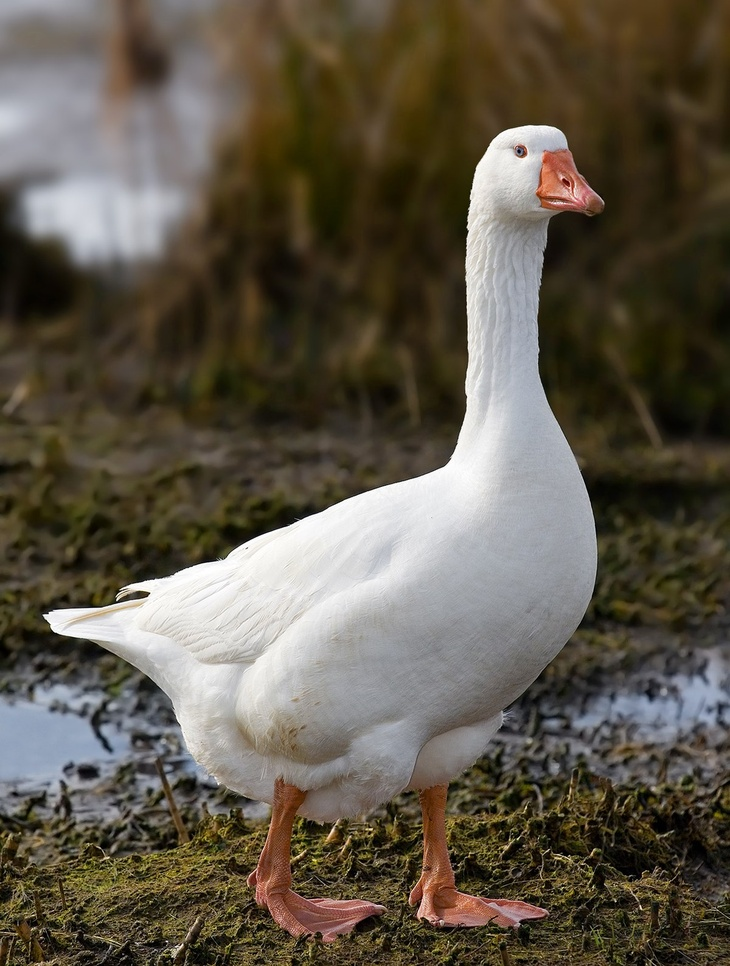
#> input picture Domestic_Goose.jpeg, 730 x 966 px, shrunk from 1200 x 1587 before the run
$ python Gray2.py
#> lines starting #> are read from the running program, lines starting #| are printed output that depends on the picture
#!/usr/bin/env python
# coding: utf-8

# In[38]:


from matplotlib.image import imread
import matplotlib.pyplot as plt
import matplotlib.cm as cm
import numpy as np

file_path = input("Enter Filepath: ")
#> the answer given: Domestic_Goose.jpeg
input_image = imread(file_path)
#> input_image is the input picture: shape (966, 730, 3); mean R, G, B 94.9, 87.5, 73.8
print(input_image.dtype)
#| uint8
#separate into RGB channels
r,g,b = input_image[:,:,0], input_image[:,:,1], input_image[:,:,2]
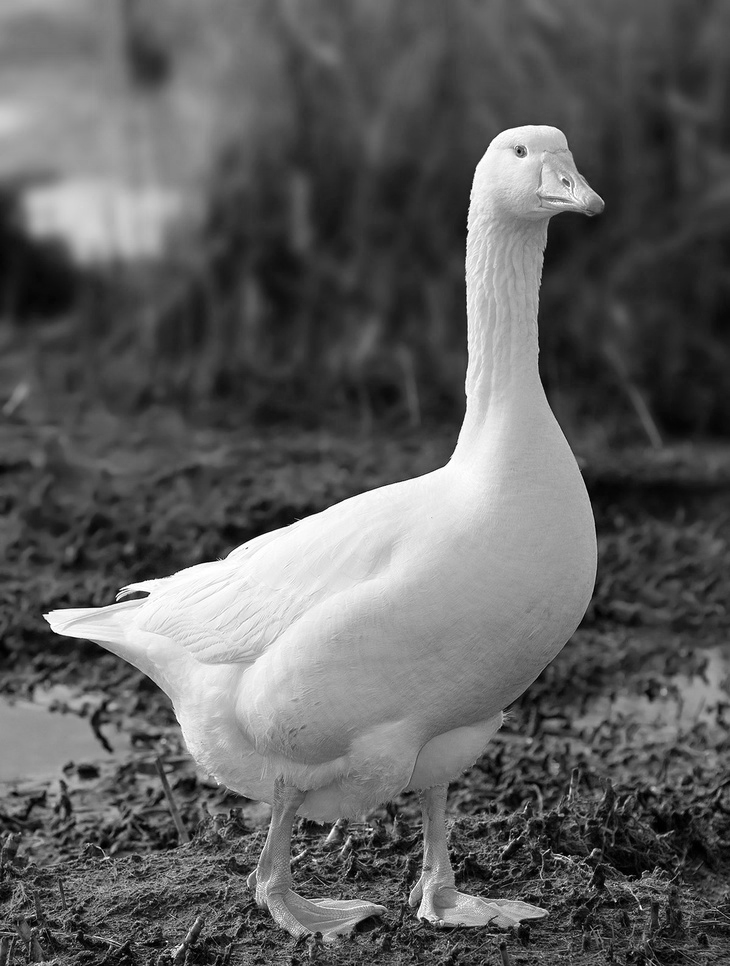
#> r: shape (966, 730); min 0, max 255, mean 94.9
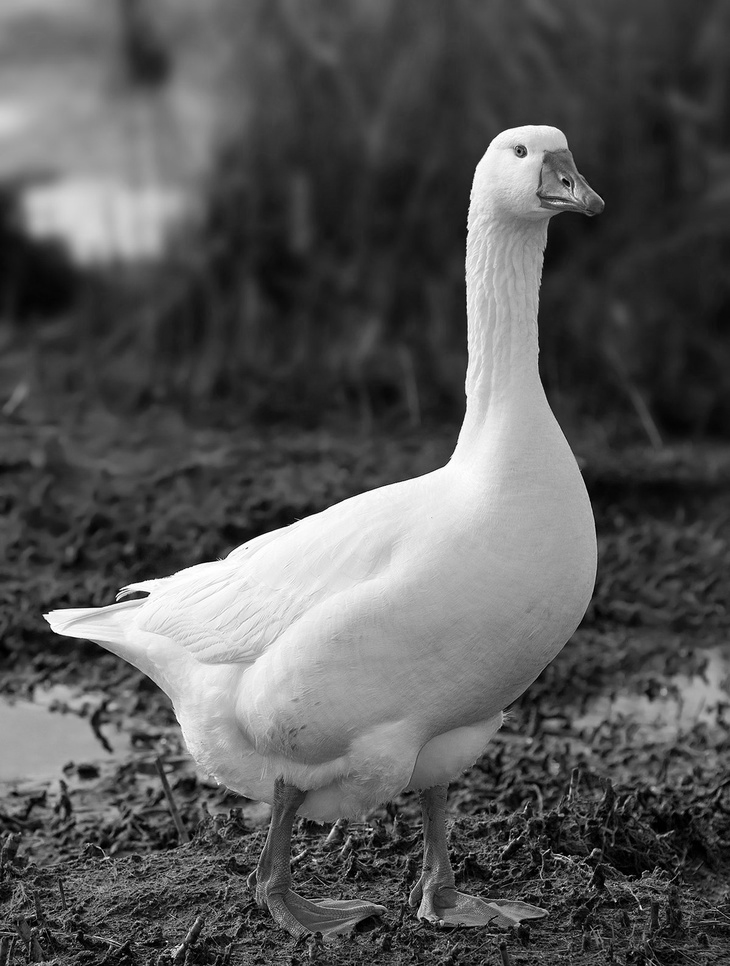
#> g: shape (966, 730); min 0, max 255, mean 87.5
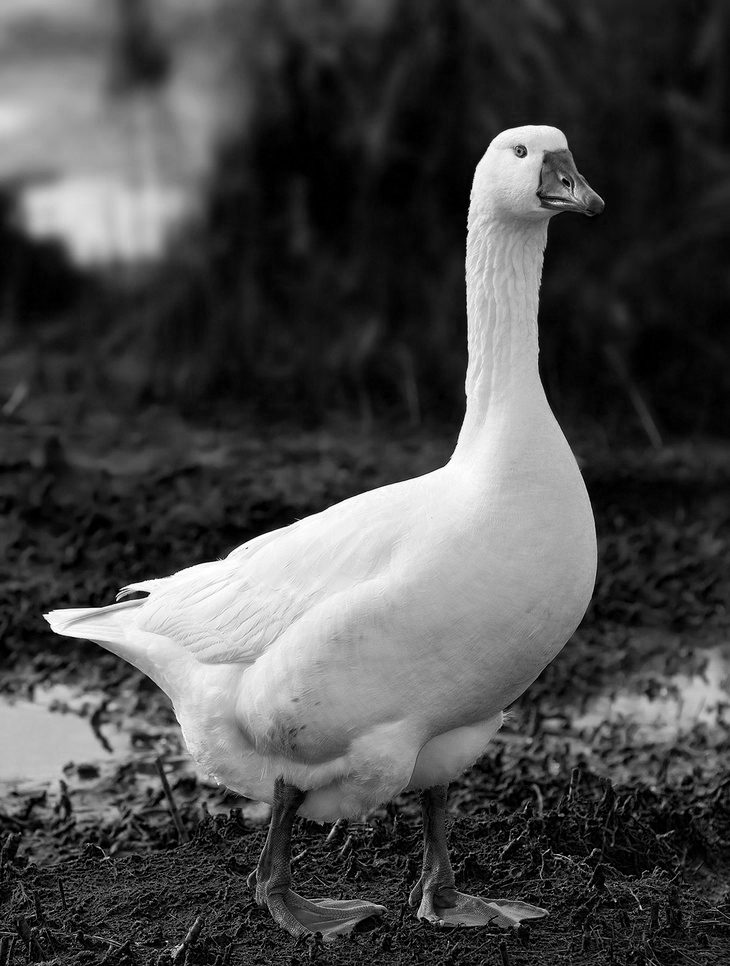
#> b: shape (966, 730); min 0, max 255, mean 73.8
gamma = 1.04
r_const, g_const, b_const = 0.2126, 0.7152, 0.0722
grayscale_image = r_const * r ** gamma + g_const * g ** gamma + b_const * b ** gamma
fig = plt.figure(1)
img1, img2 = fig.add_subplot(121), fig.add_subplot(122)
img1.imshow(input_image)
img2.imshow(grayscale_image, cmap=plt.get_cmap('gray'))
fig.show()
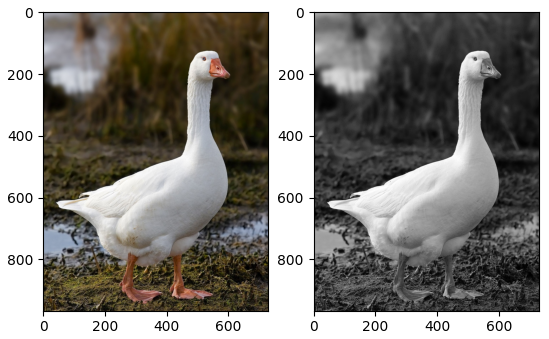
#> figure drawn by matplotlib, 2 panels
plt.show()
print("done")


# In[31]:


# In[32]:


# In[33]:


# In[ ]:

$ run again, on Goldfish.png
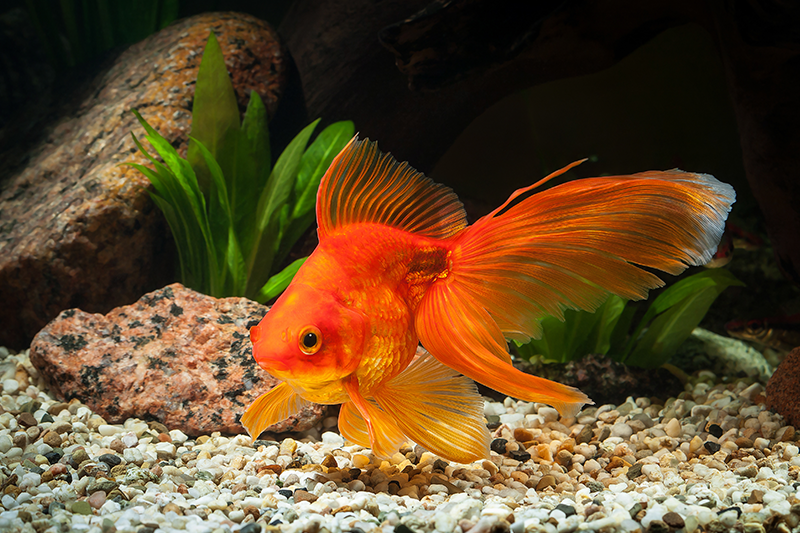
#> input picture Goldfish.png, 800 x 533 px
#> input_image is the input picture: shape (533, 800, 3) float32; mean R, G, B 0.393, 0.294, 0.17
#| float32
#> `r,g,b = input_image[:,:,0], input_image[:,:,1], input_image[:,:,2]`:
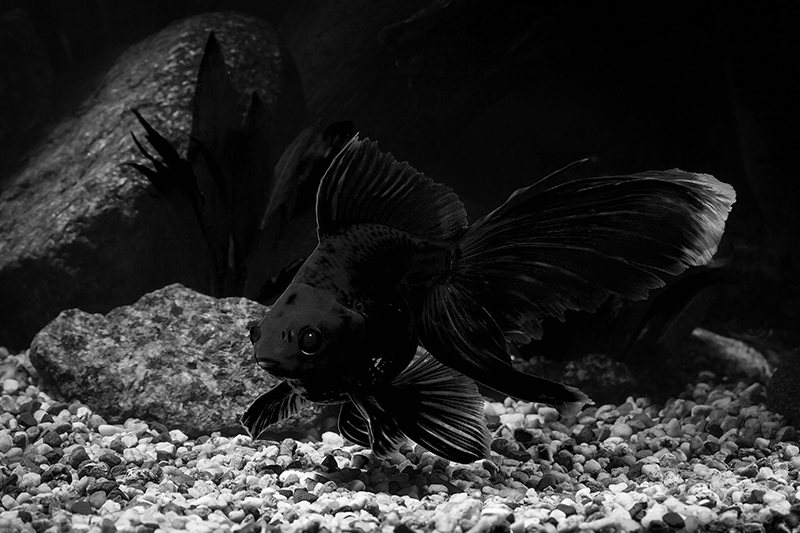
#> b: shape (533, 800) float32; min 0, max 1, mean 0.17
#> `grayscale_image = r_const * r ** gamma + g_const * g ** gamma + b_cons..`:
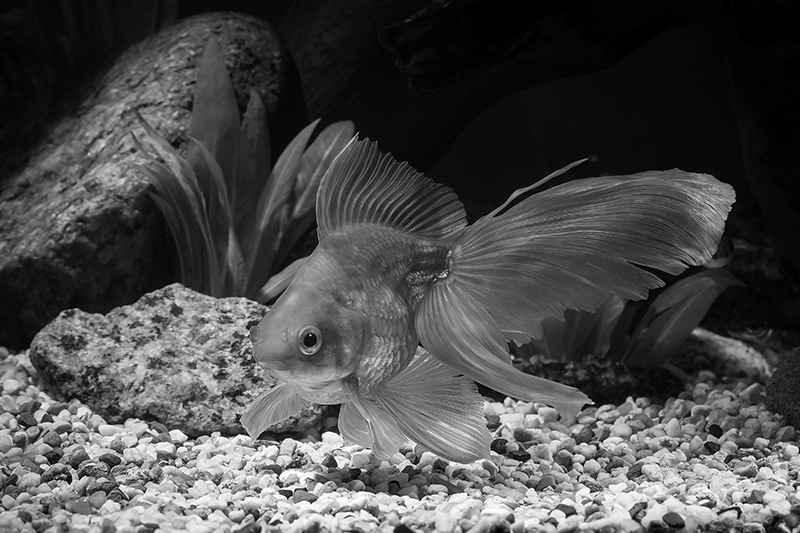
#> grayscale_image: shape (533, 800) float32; min 0, max 1, mean 0.297
